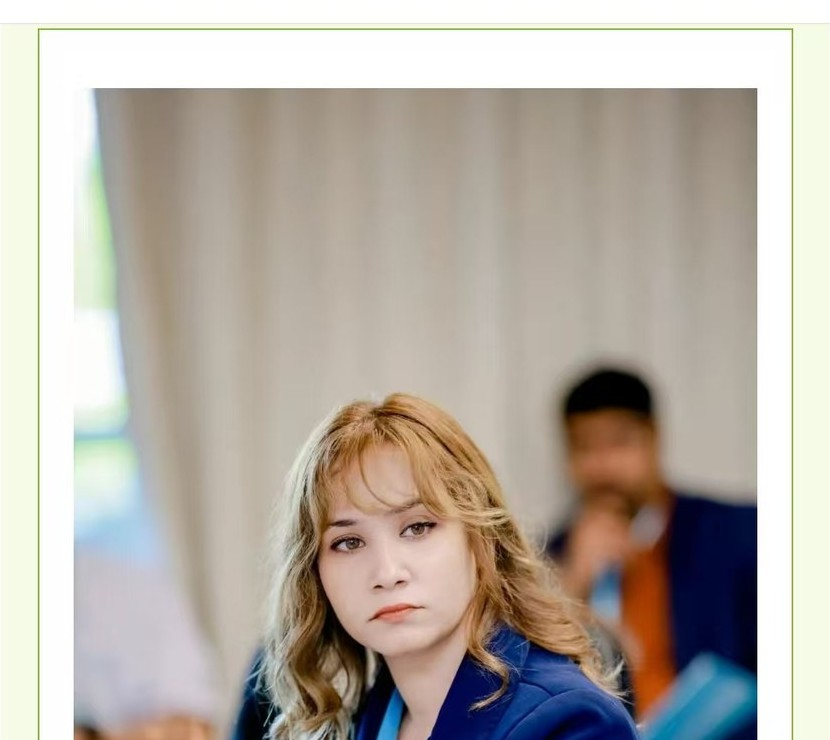
#> input picture freshman-share-2026/photos/academic-1.jpg, 830 x 740 px
$ python -i render_slides.py   (imports and definitions only)
#> lines starting #> are read from the running program, lines starting #| are printed output that depends on the picture
#!/usr/bin/env python3
"""Render 1920x1080 slide PNGs with TrueType CJK (not 等线/OTTO)."""

from __future__ import annotations

import json
from pathlib import Path

from PIL import Image, ImageDraw, ImageEnhance, ImageFilter, ImageFont

ROOT = Path(__file__).resolve().parent
W, H = 1920, 1080

GREEN = (0, 86, 31)
GREEN_DEEP = (0, 34, 16)
GREEN_MID = (10, 107, 45)
CREAM = (246, 241, 228)
PAPER = (251, 250, 246)
GOLD = (210, 152, 101)
GOLD_SOFT = (228, 194, 154)
INK = (34, 31, 27)
MUTED = (92, 86, 76)
WHITE = (255, 255, 255)
RED = (116, 0, 3)

SANS = "/usr/share/fonts/opentype/noto/NotoSansCJK-Regular.ttc"
SANS_MED = "/usr/share/fonts/opentype/noto/NotoSansCJK-Medium.ttc"
SANS_BOLD = "/usr/share/fonts/opentype/noto/NotoSansCJK-Bold.ttc"
SERIF = "/usr/share/fonts/opentype/noto/NotoSerifCJK-Regular.ttc"
SERIF_BOLD = "/usr/share/fonts/opentype/noto/NotoSerifCJK-Bold.ttc"
SC = 2  # Noto CJK collection: JP, KR, SC, TC, HK


def font(path: str, size: int) -> ImageFont.FreeTypeFont:
    return ImageFont.truetype(path, size=size, index=SC)


def load_json(name: str):
    return json.loads((ROOT / name).read_text(encoding="utf-8"))


def cover_image(path: Path, size=(W, H), darken=0.42) -> Image.Image:
#> called with path = 'photos/academic-1.jpg', size = (1920, 1080), darken = 0.42
    im = Image.open(path).convert("RGB")
#> im is the input picture: PIL image 830x740 RGB; mean R, G, B 182.9, 175.7, 166.7
    src_w, src_h = im.size
#> src_w = 830; src_h = 740
    scale = max(size[0] / src_w, size[1] / src_h)
#> scale = 2.31
    im = im.resize((int(src_w * scale), int(src_h * scale)), Image.Resampling.LANCZOS)
#> im: PIL image 1920x1711 RGB
    left = (im.width - size[0]) // 2
#> left = 0
    top = (im.height - size[1]) // 2
#> top = 315
    im = im.crop((left, top, left + size[0], top + size[1]))
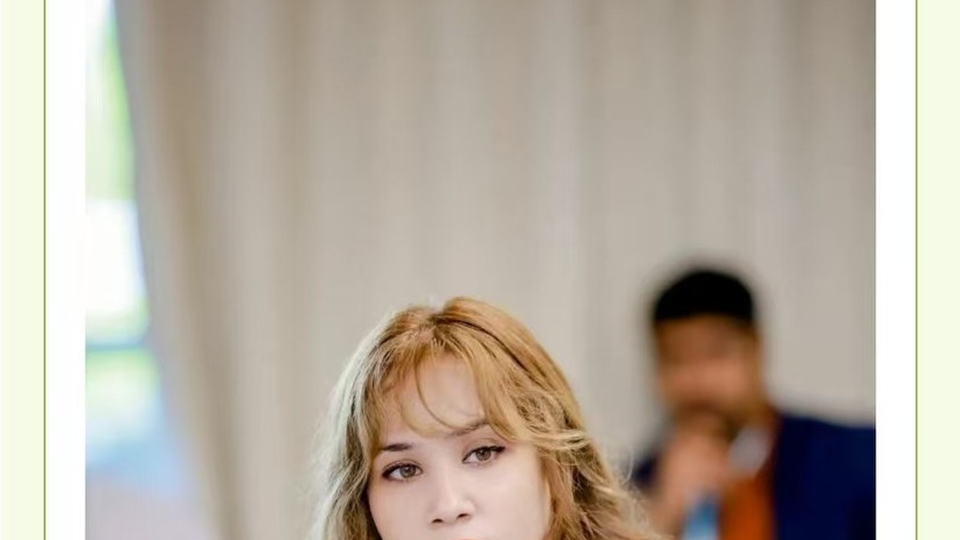
#> im: PIL image 1920x1080 RGB (shown at 1/2 size); mean R, G, B 183.8, 174.3, 161.4
    im = ImageEnhance.Brightness(im).enhance(darken)
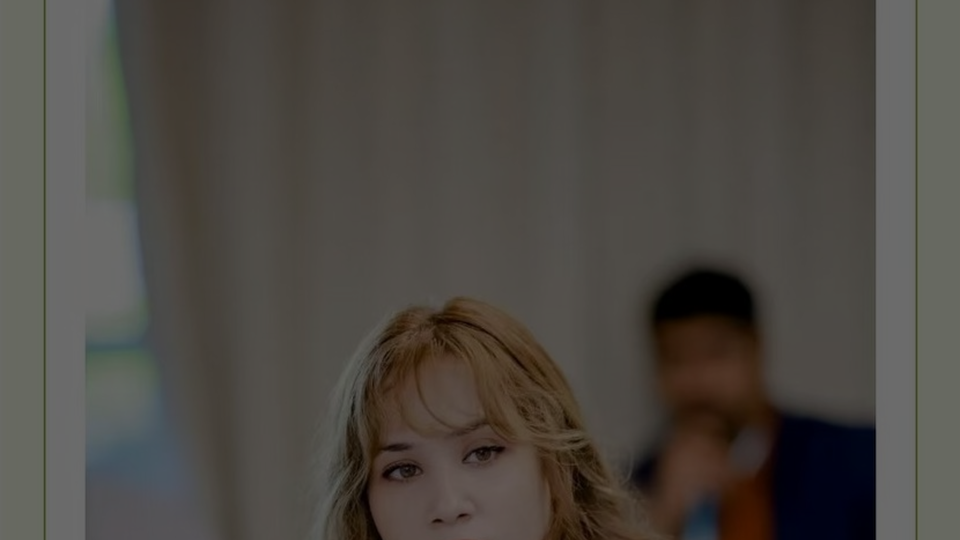
#> im: PIL image 1920x1080 RGB (shown at 1/2 size); mean R, G, B 76.7, 72.7, 67.3
    im = ImageEnhance.Color(im).enhance(0.85)
    return im


# [28 lines left out: functions crop_cover, wrap, not called in this run]


def draw_text(draw, xy, text, fnt, fill, anchor="lt"):
    draw.text(xy, text, font=fnt, fill=fill, anchor=anchor)


# [41 lines left out: functions paste_emblem, brand_bar, render_cover, not called in this run]


def cream_bg() -> Image.Image:
    return Image.new("RGB", (W, H), PAPER)


# [206 lines left out: functions render_quote, render_map, photo_panel, render_experience, render_advice, render_gallery and 1 more, not called in this run]


RENDERERS = {
    "cover": render_cover,
    "quote": render_quote,
    "map": render_map,
    "experience": render_experience,
    "gallery": render_gallery,
    "advice": render_advice,
    "close": render_close,
}


# [15 lines left out: function render_all, not called in this run]

>>> result = cover_image('photos/academic-1.jpg')

$ run again, on freshman-share-2026/photos/academic-2.jpg
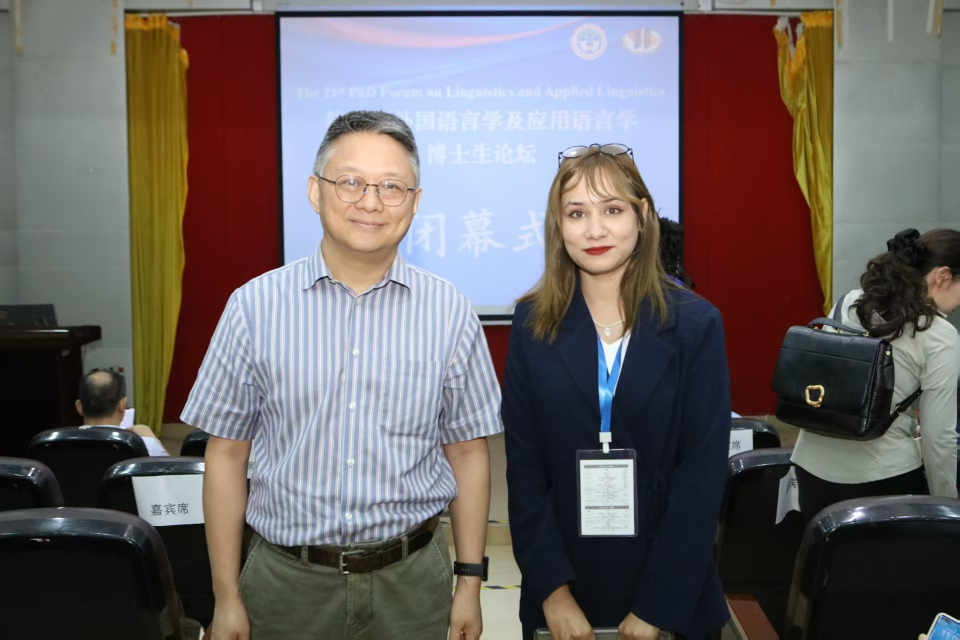
#> input picture freshman-share-2026/photos/academic-2.jpg, 1920 x 1280 px (shown at 1/2 size)
#> in cover_image, im is the input picture: PIL image 1920x1280 RGB; mean R, G, B 106.2, 99.8, 99.3
#> in cover_image, `im = im.crop((left, top, left + size[0], top + size[1]))`:
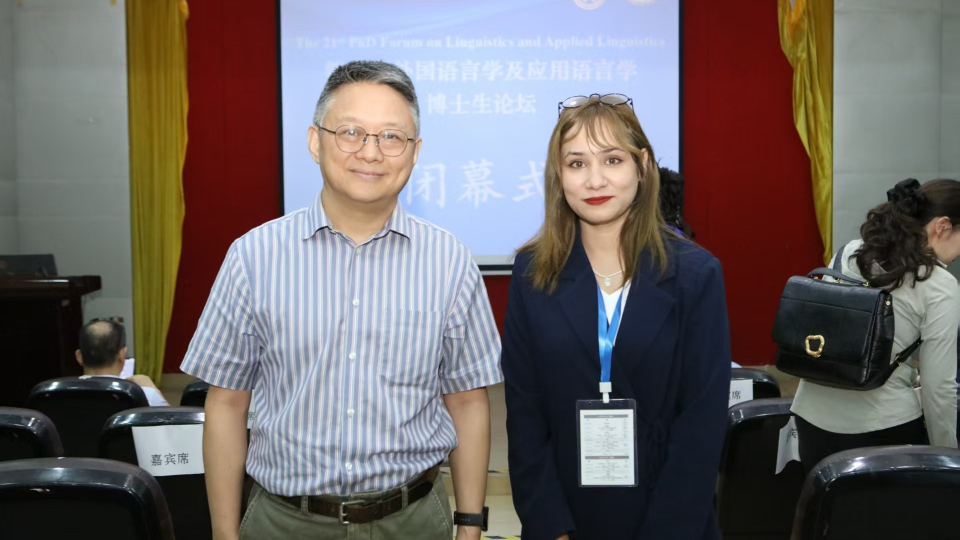
#> im: PIL image 1920x1080 RGB (shown at 1/2 size); mean R, G, B 108.6, 101.9, 101.8
#> in cover_image, `im = ImageEnhance.Brightness(im).enhance(darken)`:
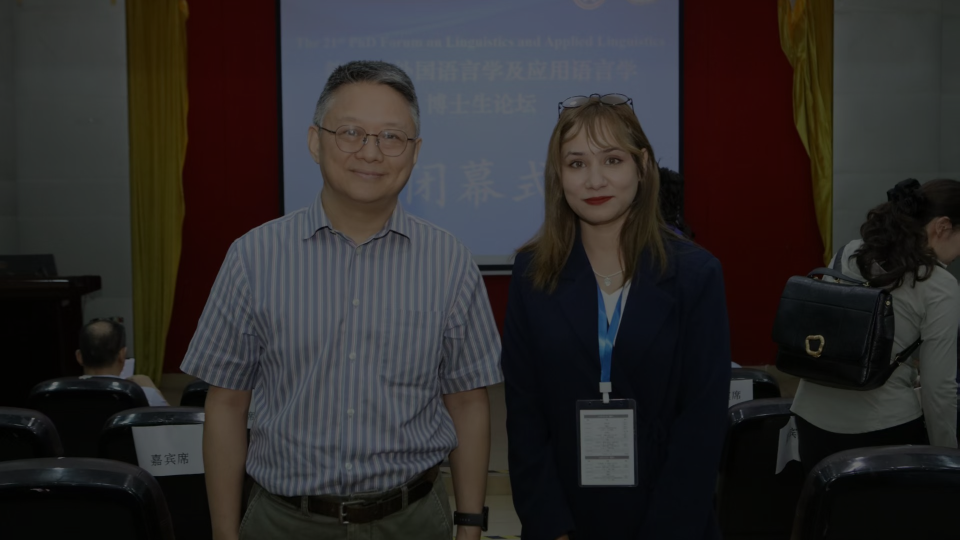
#> im: PIL image 1920x1080 RGB (shown at 1/2 size); mean R, G, B 45.1, 42.3, 42.3

$ run again, on freshman-share-2026/photos/culture-1.jpg
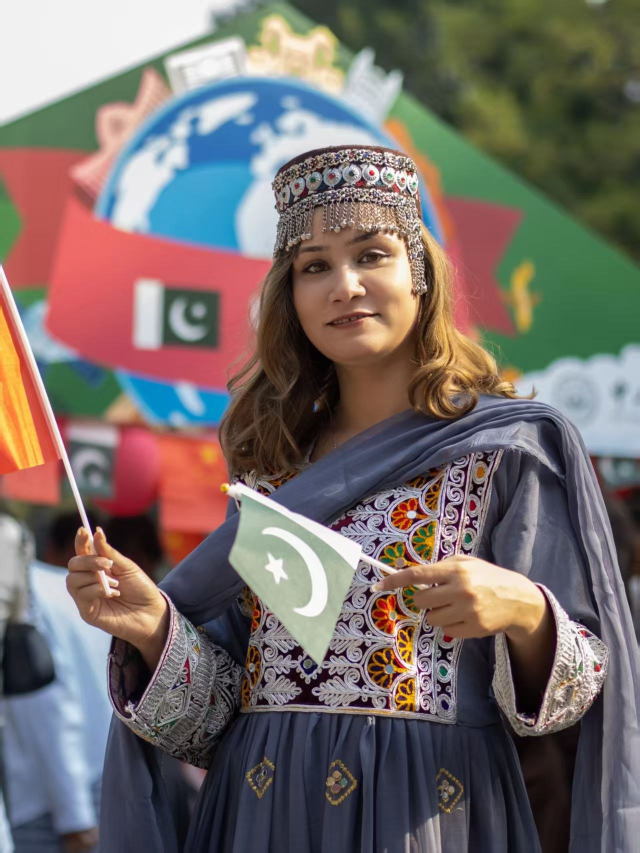
#> input picture freshman-share-2026/photos/culture-1.jpg, 1279 x 1706 px (shown at 1/2 size)
#> in cover_image, im is the input picture: PIL image 1279x1706 RGB; mean R, G, B 118.7, 108.7, 105.1
#> in cover_image, `im = im.crop((left, top, left + size[0], top + size[1]))`:
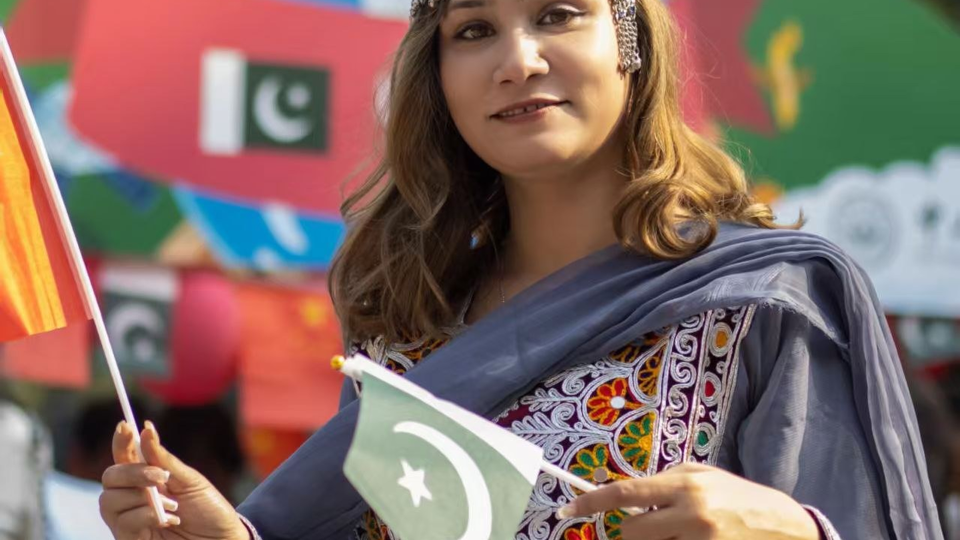
#> im: PIL image 1920x1080 RGB (shown at 1/2 size); mean R, G, B 132.2, 107.1, 100.1
#> in cover_image, `im = ImageEnhance.Brightness(im).enhance(darken)`:
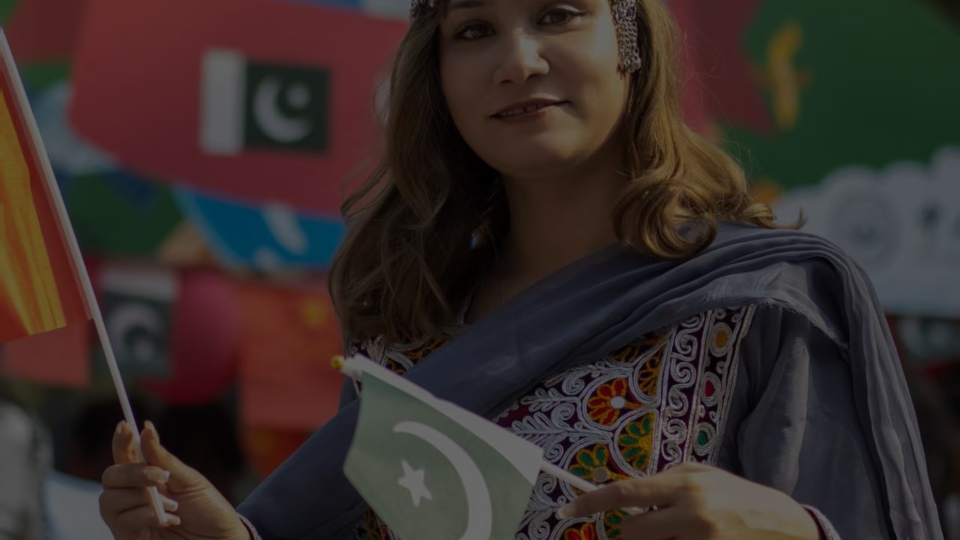
#> im: PIL image 1920x1080 RGB (shown at 1/2 size); mean R, G, B 55, 44.5, 41.5
